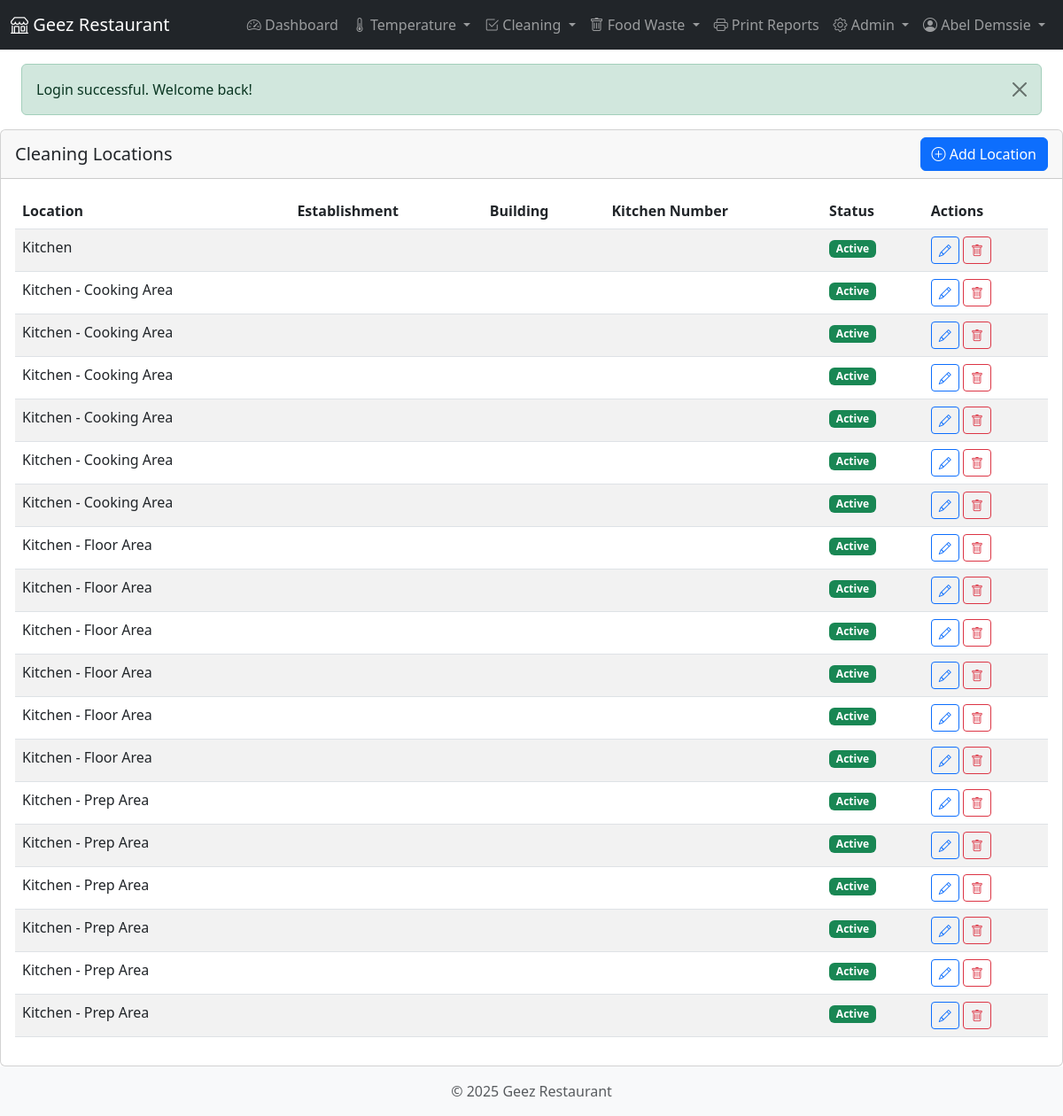
The page /modules/cleaning/locations.php (signed in) on the database as committed earlier.
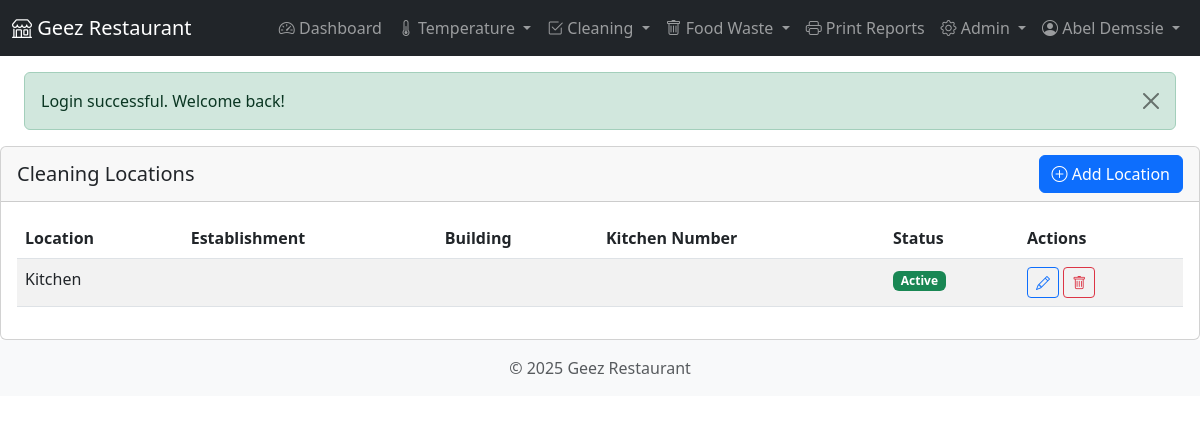
The same page on the database as committed later.
### tables this page shows
CREATE TABLE `cleaning_locations` (
  `location_id` int(11) NOT NULL,
  `name` varchar(100) NOT NULL,
  `description` text DEFAULT NULL,
  `is_active` tinyint(1) NOT NULL DEFAULT 1,
  `created_at` datetime NOT NULL,
  `updated_at` datetime DEFAULT NULL
);

### classes/CleaningLocation.php (called while the page is built, shortened)
<?php
class CleaningLocation {
    private $db;
    public function __construct($db) {
        $this->db = $db;
    }
    public function getAll() {
        $sql = "SELECT * FROM cleaning_locations ORDER BY name";
        return $this->db->fetchAll($sql);
    }
}

### classes/Database.php (called while the page is built, shortened)
<?php
class Database {
    private $host = DB_HOST;
    private $dbname = DB_NAME;
    private $username = DB_USER;
    private $password = DB_PASS;
    private $charset = DB_CHARSET;
    private $options = DB_OPTIONS;
    private $pdo;
    public function __construct() {
        $dsn = "mysql:host={$this->host};dbname={$this->dbname};charset={$this->charset}";
        try {
            $this->pdo = new PDO($dsn, $this->username, $this->password, $this->options);
        } catch (PDOException $e) {
            throw new Exception("Database connection failed: " . $e->getMessage());
        }
    }
    public function query($sql, $params = []) {
        try {
            $stmt = $this->pdo->prepare($sql);
            $stmt->execute($params);
            return $stmt;
        } catch (PDOException $e) {
            throw new Exception("Query failed: " . $e->getMessage());
        }
    }
    public function fetchAll($sql, $params = []) {
        $stmt = $this->query($sql, $params);
        return $stmt->fetchAll();
    }
}

### modules/cleaning/locations.php (the view, shortened to what the changed rows need)
<?php
require_once dirname(dirname(dirname(__FILE__))) . '/includes/header.php';
require_once CLASS_PATH . '/CleaningLocation.php';
$location = new CleaningLocation($db);
$all_locations = $location->getAll();
?>
<div class="row">
    <div class="col-md-12">
        <div class="card">
            <div class="card-body">
                <?php if (empty($all_locations)): ?>
                <p class="text-muted">No locations found. Click "Add Location" to create a new location.</p>
                <?php else: ?>
                <div class="table-responsive">
                    <table class="table table-striped table-hover">
                        <thead>
                            <tr>
                                <th>Location</th>
                                <th>Establishment</th>
                                <th>Building</th>
                                <th>Kitchen Number</th>
                                <th>Status</th>
                                <th>Actions</th>
                            </tr>
                        </thead>
                        <tbody>
                            <?php foreach ($all_locations as $loc): ?>
                            <tr>
                                <td><?php echo htmlspecialchars($loc['name'] ?? ''); ?></td>
                                <td><?php echo htmlspecialchars($loc['establishment'] ?? ''); ?></td>
                                <td><?php echo htmlspecialchars($loc['building'] ?? ''); ?></td>
                                <td><?php echo htmlspecialchars($loc['kitchen_number'] ?? ''); ?></td>
                                <td>
                                    <span class="badge bg-<?php echo $loc['is_active'] ? 'success' : 'danger'; ?>">
                                        <?php echo $loc['is_active'] ? 'Active' : 'Inactive'; ?>
                                    </span>
                                </td>
                                <td>
                                    <button type="button" class="btn btn-sm btn-outline-primary"
                                        data-bs-toggle="modal"
                                        data-bs-target="#editLocationModal"
                                        data-location-id="<?php echo $loc['location_id']; ?>"
                                        data-location="<?php echo htmlspecialchars($loc['name'] ?? ''); ?>"
                                        data-establishment="<?php echo htmlspecialchars($loc['establishment'] ?? ''); ?>"
                                        data-building="<?php echo htmlspecialchars($loc['building'] ?? ''); ?>"
                                        data-kitchen-number="<?php echo htmlspecialchars($loc['kitchen_number'] ?? ''); ?>"
                                        data-is-active="<?php echo $loc['is_active']; ?>">
                                        <i class="bi bi-pencil"></i>
                                    </button>
                                    <form method="post" action="" class="d-inline">
                                        <button type="submit" class="btn btn-sm btn-outline-danger"
                                            onclick="return confirm('Are you sure you want to delete this location? This action cannot be undone.')">
                                            <i class="bi bi-trash"></i>
                                        </button>
                                    </form>
                                </td>
                            </tr>
                            <?php endforeach; ?>
                        </tbody>
                    </table>
                </div>
                <?php endif; ?>
            </div>
        </div>
    </div>
</div>
<?php
require_once INCLUDE_PATH . '/footer.php';
?>

Rows that differ between the two databases and show on the page:
removed cleaning_locations: name "Kitchen - Cooking Area", is_active "Active"
removed cleaning_locations: name "Kitchen - Cooking Area", is_active "Active"
removed cleaning_locations: name "Kitchen - Cooking Area", is_active "Active"
removed cleaning_locations: name "Kitchen - Cooking Area", is_active "Active"
removed cleaning_locations: name "Kitchen - Cooking Area", is_active "Active"
removed cleaning_locations: name "Kitchen - Cooking Area", is_active "Active"
removed cleaning_locations: name "Kitchen - Floor Area", is_active "Active"
removed cleaning_locations: name "Kitchen - Floor Area", is_active "Active"
removed cleaning_locations: name "Kitchen - Floor Area", is_active "Active"
removed cleaning_locations: name "Kitchen - Floor Area", is_active "Active"
removed cleaning_locations: name "Kitchen - Floor Area", is_active "Active"
removed cleaning_locations: name "Kitchen - Floor Area", is_active "Active"
removed cleaning_locations: name "Kitchen - Prep Area", is_active "Active"
removed cleaning_locations: name "Kitchen - Prep Area", is_active "Active"
removed cleaning_locations: name "Kitchen - Prep Area", is_active "Active"
removed cleaning_locations: name "Kitchen - Prep Area", is_active "Active"
removed cleaning_locations: name "Kitchen - Prep Area", is_active "Active"
removed cleaning_locations: name "Kitchen - Prep Area", is_active "Active"
